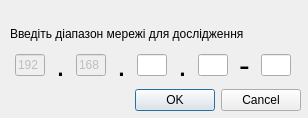
<?xml version="1.0" encoding="UTF-8"?>
<ui version="4.0">
 <class>Dialog</class>
 <widget class="QDialog" name="Dialog">
  <property name="geometry">
   <rect>
    <x>0</x>
    <y>0</y>
    <width>308</width>
    <height>118</height>
   </rect>
  </property>
  <property name="windowTitle">
   <string>Діапазон меережі</string>
  </property>
  <widget class="QWidget" name="layoutWidget">
   <property name="geometry">
    <rect>
     <x>10</x>
     <y>10</y>
     <width>291</width>
     <height>101</height>
    </rect>
   </property>
   <layout class="QVBoxLayout" name="verticalLayout">
    <item>
     <widget class="QLabel" name="promtLabel">
      <property name="text">
       <string>Введіть діапазон мережі для дослідження</string>
      </property>
      <property name="alignment">
       <set>Qt::AlignBottom|Qt::AlignLeading|Qt::AlignLeft</set>
      </property>
     </widget>
    </item>
    <item>
     <layout class="QHBoxLayout" name="horizontalLayout">
      <item>
       <widget class="QLineEdit" name="ip1_octetLineEdit">
        <property name="enabled">
         <bool>false</bool>
        </property>
        <property name="sizePolicy">
         <sizepolicy hsizetype="Fixed" vsizetype="Fixed">
          <horstretch>0</horstretch>
          <verstretch>0</verstretch>
         </sizepolicy>
        </property>
        <property name="maximumSize">
         <size>
          <width>30</width>
          <height>16777215</height>
         </size>
        </property>
        <property name="baseSize">
         <size>
          <width>0</width>
          <height>0</height>
         </size>
        </property>
        <property name="text">
         <string>192</string>
        </property>
       </widget>
      </item>
      <item>
       <widget class="QLabel" name="ip1_2_dotLabel">
        <property name="sizePolicy">
         <sizepolicy hsizetype="Maximum" vsizetype="Preferred">
          <horstretch>0</horstretch>
          <verstretch>0</verstretch>
         </sizepolicy>
        </property>
        <property name="font">
         <font>
          <pointsize>24</pointsize>
         </font>
        </property>
        <property name="text">
         <string>.</string>
        </property>
       </widget>
      </item>
      <item>
       <widget class="QLineEdit" name="ip2_octetLineEdit">
        <property name="enabled">
         <bool>false</bool>
        </property>
        <property name="sizePolicy">
         <sizepolicy hsizetype="Fixed" vsizetype="Fixed">
          <horstretch>0</horstretch>
          <verstretch>0</verstretch>
         </sizepolicy>
        </property>
        <property name="maximumSize">
         <size>
          <width>30</width>
          <height>16777215</height>
         </size>
        </property>
        <property name="baseSize">
         <size>
          <width>0</width>
          <height>0</height>
         </size>
        </property>
        <property name="text">
         <string>168</string>
        </property>
       </widget>
      </item>
      <item>
       <widget class="QLabel" name="ip2_3_dotLabel">
        <property name="sizePolicy">
         <sizepolicy hsizetype="Maximum" vsizetype="Preferred">
          <horstretch>0</horstretch>
          <verstretch>0</verstretch>
         </sizepolicy>
        </property>
        <property name="font">
         <font>
          <pointsize>24</pointsize>
         </font>
        </property>
        <property name="text">
         <string>.</string>
        </property>
       </widget>
      </item>
      <item>
       <widget class="QLineEdit" name="ip3_octetLineEdit">
        <property name="sizePolicy">
         <sizepolicy hsizetype="Fixed" vsizetype="Fixed">
          <horstretch>0</horstretch>
          <verstretch>0</verstretch>
         </sizepolicy>
        </property>
        <property name="maximumSize">
         <size>
          <width>30</width>
          <height>16777215</height>
         </size>
        </property>
        <property name="baseSize">
         <size>
          <width>0</width>
          <height>0</height>
         </size>
        </property>
       </widget>
      </item>
      <item>
       <widget class="QLabel" name="ip3_4_dotLabel">
        <property name="sizePolicy">
         <sizepolicy hsizetype="Maximum" vsizetype="Preferred">
          <horstretch>0</horstretch>
          <verstretch>0</verstretch>
         </sizepolicy>
        </property>
        <property name="font">
         <font>
          <pointsize>24</pointsize>
         </font>
        </property>
        <property name="text">
         <string>.</string>
        </property>
       </widget>
      </item>
      <item>
       <widget class="QLineEdit" name="ip4_octetBeginLineEdit">
        <property name="sizePolicy">
         <sizepolicy hsizetype="Fixed" vsizetype="Fixed">
          <horstretch>0</horstretch>
          <verstretch>0</verstretch>
         </sizepolicy>
        </property>
        <property name="maximumSize">
         <size>
          <width>30</width>
          <height>16777215</height>
         </size>
        </property>
        <property name="baseSize">
         <size>
          <width>0</width>
          <height>0</height>
         </size>
        </property>
       </widget>
      </item>
      <item>
       <widget class="QLabel" name="ip4_rangeLabel">
        <property name="sizePolicy">
         <sizepolicy hsizetype="Maximum" vsizetype="Preferred">
          <horstretch>0</horstretch>
          <verstretch>0</verstretch>
         </sizepolicy>
        </property>
        <property name="font">
         <font>
          <pointsize>24</pointsize>
         </font>
        </property>
        <property name="text">
         <string>-</string>
        </property>
       </widget>
      </item>
      <item>
       <widget class="QLineEdit" name="ip4_octetEndLineEdit">
        <property name="maximumSize">
         <size>
          <width>30</width>
          <height>16777215</height>
         </size>
        </property>
       </widget>
      </item>
     </layout>
    </item>
    <item>
     <widget class="QDialogButtonBox" name="buttonBox">
      <property name="orientation">
       <enum>Qt::Horizontal</enum>
      </property>
      <property name="standardButtons">
       <set>QDialogButtonBox::Cancel|QDialogButtonBox::Ok</set>
      </property>
     </widget>
    </item>
   </layout>
  </widget>
 </widget>
 <resources/>
 <connections>
  <connection>
   <sender>buttonBox</sender>
   <signal>accepted()</signal>
   <receiver>Dialog</receiver>
   <slot>accept()</slot>
   <hints>
    <hint type="sourcelabel">
     <x>248</x>
     <y>254</y>
    </hint>
    <hint type="destinationlabel">
     <x>157</x>
     <y>274</y>
    </hint>
   </hints>
  </connection>
  <connection>
   <sender>buttonBox</sender>
   <signal>rejected()</signal>
   <receiver>Dialog</receiver>
   <slot>reject()</slot>
   <hints>
    <hint type="sourcelabel">
     <x>316</x>
     <y>260</y>
    </hint>
    <hint type="destinationlabel">
     <x>286</x>
     <y>274</y>
    </hint>
   </hints>
  </connection>
 </connections>
</ui>
